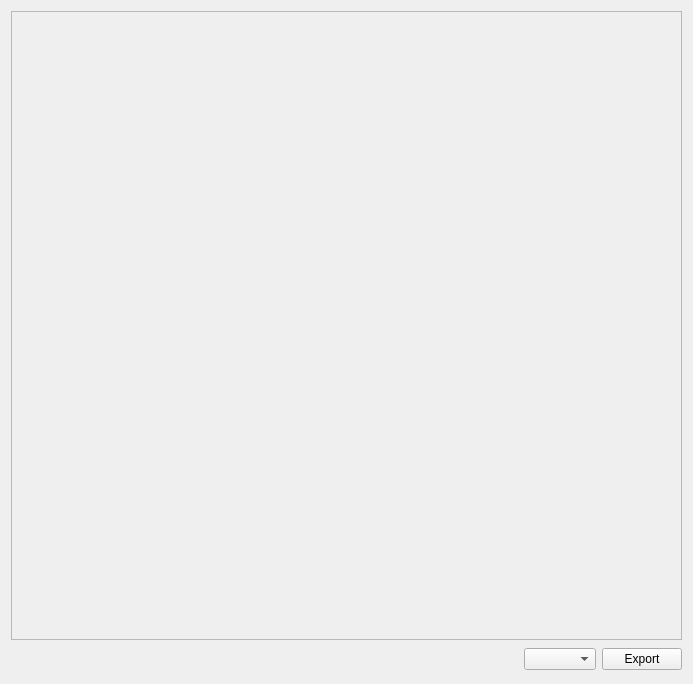
<?xml version="1.0" encoding="UTF-8"?>
<ui version="4.0">
 <class>Form</class>
 <widget class="QWidget" name="Form">
  <property name="geometry">
   <rect>
    <x>0</x>
    <y>0</y>
    <width>693</width>
    <height>684</height>
   </rect>
  </property>
  <property name="windowTitle">
   <string>Form</string>
  </property>
  <layout class="QGridLayout" name="gridLayout_2">
   <item row="0" column="0" colspan="3">
    <widget class="QFrame" name="frame">
     <property name="sizePolicy">
      <sizepolicy hsizetype="Preferred" vsizetype="Preferred">
       <horstretch>0</horstretch>
       <verstretch>0</verstretch>
      </sizepolicy>
     </property>
     <property name="frameShape">
      <enum>QFrame::StyledPanel</enum>
     </property>
     <property name="frameShadow">
      <enum>QFrame::Raised</enum>
     </property>
    </widget>
   </item>
   <item row="1" column="0">
    <widget class="QStackedWidget" name="stackedWidget">
     <property name="maximumSize">
      <size>
       <width>16777215</width>
       <height>27</height>
      </size>
     </property>
     <property name="currentIndex">
      <number>0</number>
     </property>
     <widget class="QWidget" name="page_2"/>
     <widget class="QWidget" name="page">
      <layout class="QGridLayout" name="gridLayout">
       <property name="margin">
        <number>0</number>
       </property>
       <item row="0" column="0">
        <widget class="QSlider" name="horizontalSlider">
         <property name="orientation">
          <enum>Qt::Horizontal</enum>
         </property>
        </widget>
       </item>
       <item row="0" column="1">
        <widget class="QLabel" name="indexLabel">
         <property name="text">
          <string>&lt;html&gt;&lt;head/&gt;&lt;body&gt;&lt;p&gt;Current Volume&lt;/p&gt;&lt;/body&gt;&lt;/html&gt;</string>
         </property>
        </widget>
       </item>
       <item row="0" column="2">
        <widget class="QLineEdit" name="volumeEdit">
         <property name="sizePolicy">
          <sizepolicy hsizetype="Fixed" vsizetype="Fixed">
           <horstretch>0</horstretch>
           <verstretch>0</verstretch>
          </sizepolicy>
         </property>
         <property name="maximumSize">
          <size>
           <width>50</width>
           <height>16777215</height>
          </size>
         </property>
         <property name="text">
          <string>0</string>
         </property>
        </widget>
       </item>
      </layout>
     </widget>
    </widget>
   </item>
   <item row="1" column="1">
    <widget class="QComboBox" name="comboBox"/>
   </item>
   <item row="1" column="2">
    <widget class="QPushButton" name="exportButton">
     <property name="text">
      <string>Export</string>
     </property>
    </widget>
   </item>
  </layout>
 </widget>
 <resources/>
 <connections/>
</ui>
